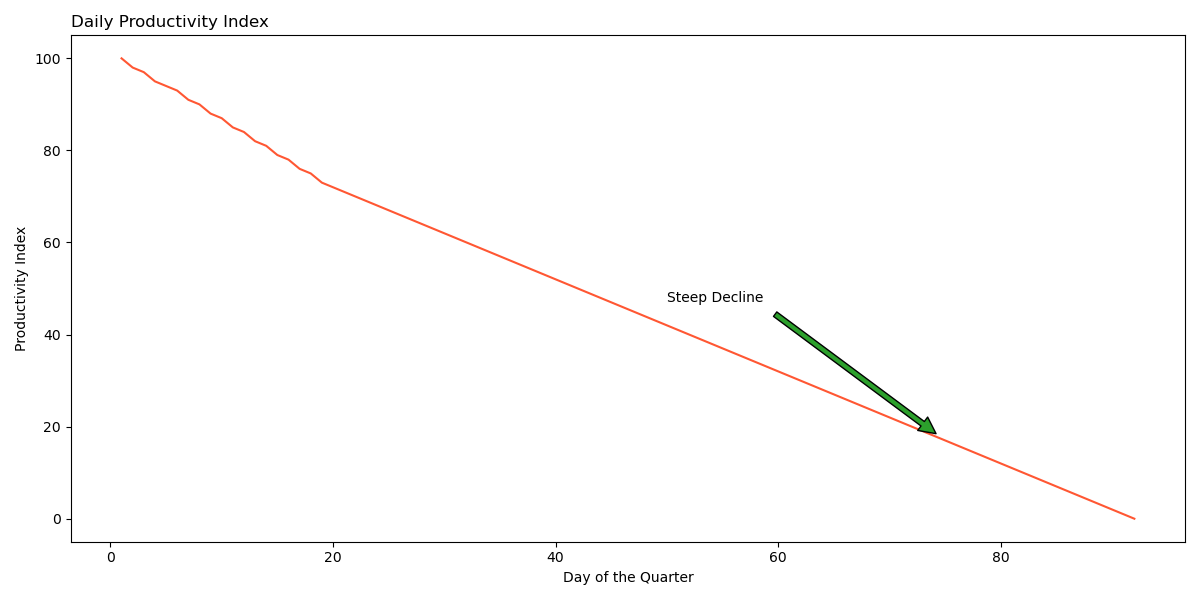

This chart was generated by the following Python code:

import matplotlib.pyplot as plt

# Data
days = list(range(1, 93))
values = [
    100, 98, 97, 95, 94, 93, 91, 90, 88, 87, 85, 84, 82, 81, 79, 78, 76, 75, 73, 72,
    71, 70, 69, 68, 67, 66, 65, 64, 63, 62, 61, 60, 59, 58, 57, 56, 55, 54, 53, 52,
    51, 50, 49, 48, 47, 46, 45, 44, 43, 42, 41, 40, 39, 38, 37, 36, 35, 34, 33, 32,
    31, 30, 29, 28, 27, 26, 25, 24, 23, 22, 21, 20, 19, 18, 17, 16, 15, 14, 13, 12,
    11, 10, 9, 8, 7, 6, 5, 4, 3, 2, 1, 0
]

# Plotting
plt.figure(figsize=(12, 6))  # Change width and height

plt.plot(days, values, color='#ff5733')  # Using a specific color code

plt.title('Daily Productivity Index', loc='left')  # Change the topic and headline
plt.xlabel('Day of the Quarter')
plt.ylabel('Productivity Index')

# Annotation
plt.annotate('Steep Decline', xy=(75, values[74]), xytext=(50, values[49] + 5),
             arrowprops=dict(facecolor='#2ca02c', shrink=0.05))

plt.tight_layout()
plt.show()
